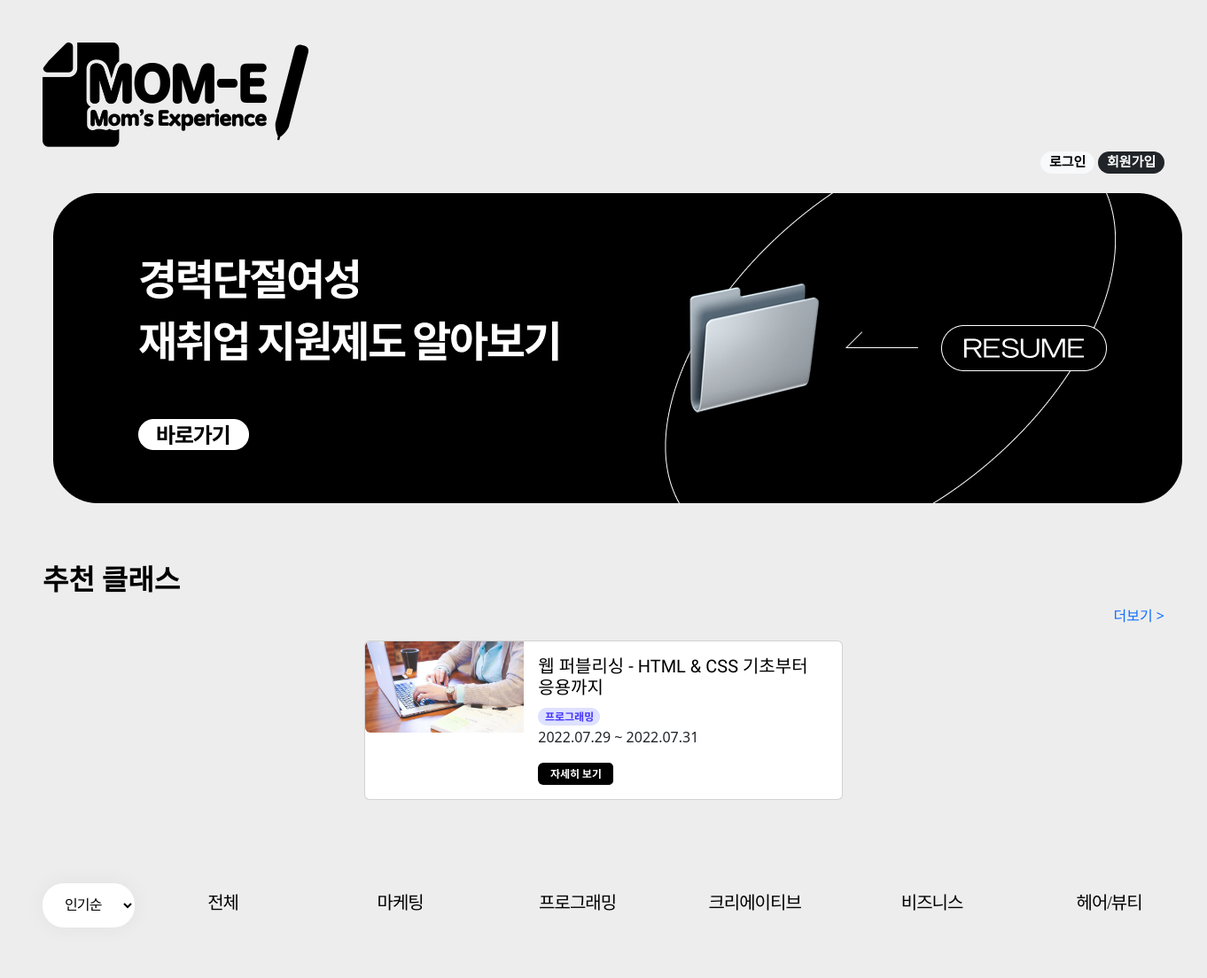
/ (upper part), run on an earlier commit of the app's database.
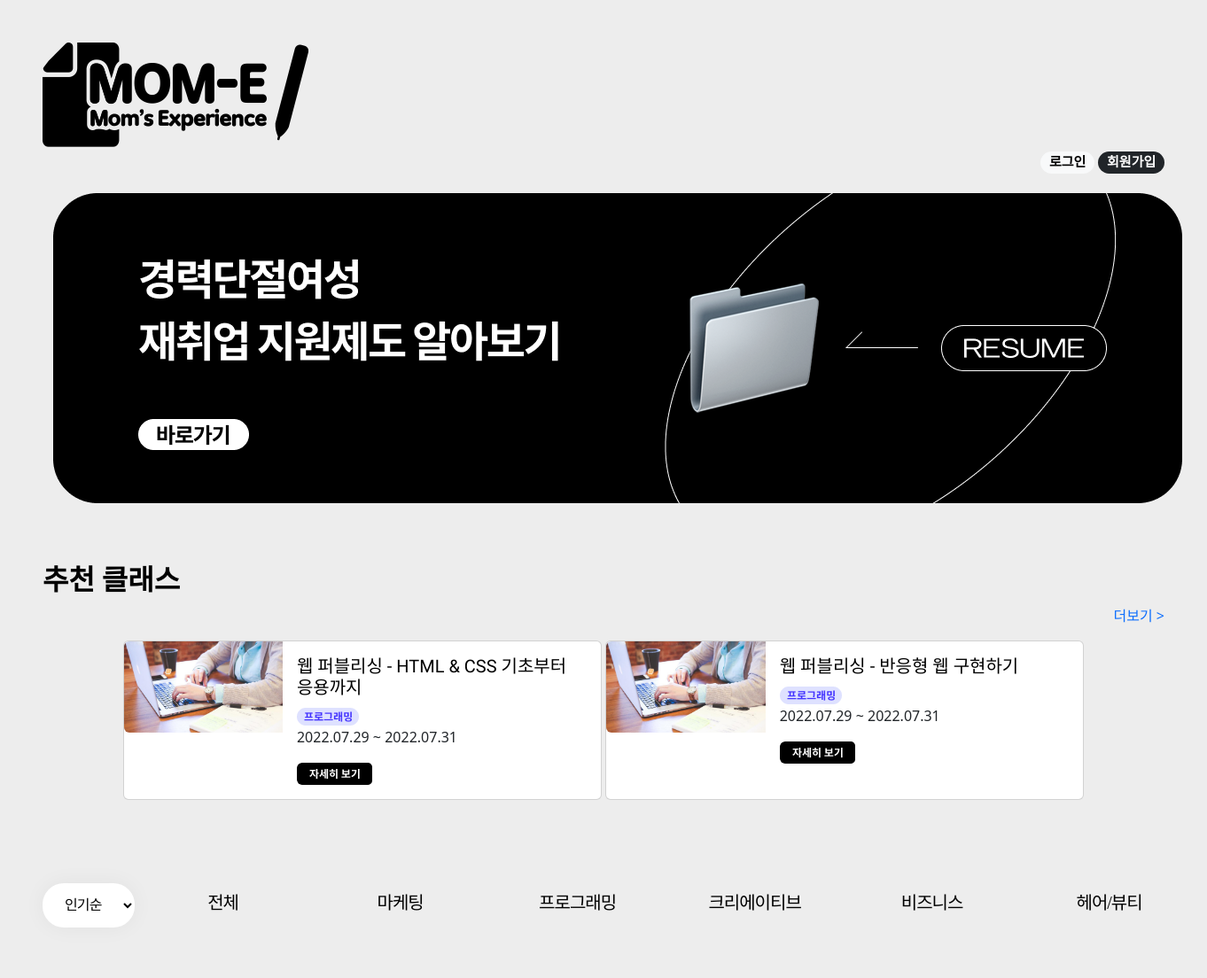
And on a later commit of the database.
### mom_eApp/models.py (models this page shows, shortened)
class Class(models.Model):
    image = models.ImageField(upload_to='classImages', blank=False)
    title = models.CharField(max_length=50)
    category = models.CharField(max_length=10, null=True)
    place = models.TextField()
    isFree = models.CharField(max_length=10, blank=True) #'유료'/'무료'
    class_start_time = models.DateTimeField()
    class_end_time = models.DateTimeField()
    content = models.TextField()
    class Meta:
        ordering = ['class_start_time'] #클래스 시작일이 촉박한 순으로 정렬

### mom_eApp/views.py (the view)
# urls.py: 2. Add a URL to urlpatterns:  path('', views.home, name='home')
def home(request):
    category = request.GET.get('category', None) #쿼리스트링 없어도 됨
    print(category)
    if request.user.is_authenticated:
        user_apply_list = Apply.objects.filter(user=request.user)[:2] # 2개만 조회
        user_class_list = []
        for apply in user_apply_list:
            item = get_object_or_404(Class, pk=apply.applyClass.id)
            user_class_list.append(item)
    else:
        user_class_list = Class.objects.all()[:2] # 마감 임박 2개만 조회
    if category is None:
        home_class_list = Class.objects.all()
    else:
        home_class_list = Class.objects.filter(category=category)
    return render(request, 'home.html', {'user_class_list': user_class_list, 'home_class_list': home_class_list, 'category': category})

### mom_eApp/templates/home.html (shortened to what this page needs)
{% load static %}
<!DOCTYPE html>
<html lang="en">
<head>
    <link href="https://cdn.jsdelivr.net/npm/bootstrap@5.2.0/dist/css/bootstrap.min.css" rel="stylesheet">
    <link rel="stylesheet" type="text/css" href="{% static 'css/home.css' %}">
</head>
<body>
    <header>
        <a href="{% url 'home' %}">
            <img src="{% static 'img/mome-logo.png' %}" alt="logo">
        </a>
        <div class="login-buttons">
            {% if request.user.is_authenticated %}<b>{{request.user.name}}</b>님, 오늘도 즐겁게 학습하세요! {% else %}
            <span class="badge rounded-pill text-bg-light">로그인</span>
            <span class="badge rounded-pill text-bg-dark">회원가입</span> {% endif %}
        </div>
    </header>
    <div class="home-banner">
        <a href="https://www.moel.go.kr/policy/policyinfo/woman/list9.do">
            <img src="{% static 'img/home-banner.png' %}" alt="home-banner">
        </a>
    </div>
    <div class="recommendation-header">
        {% if request.user.is_authenticated %}
        <h2>참여 예정 클래스</h2>
        {% else %}
        <h2>추천 클래스</h2>
        {% endif %}
        <div class="for_more">
            <a href="{% url 'home' %}" style="text-decoration: none;">
                <p>더보기 ></p>
            </a>
        </div>
    </div>
    <div class="recommendation">
        <div class="recommendation-contents">
            {% for user_class in user_class_list %}
            <div class="contents-2">
                <div class="card mb-3" style="max-width: 540px;">
                    <div class="row g-0">
                        <div class="col-md-4">
                            <img src="{% static 'img/programming.jpg' %}" class="img-fluid rounded-start" alt="contents-1">
                        </div>
                        <div class="col-md-8">
                            <div class="card-body">
                                <h5 class="card-title">{{user_class.title}}</h5>
                                <img src="{% static 'img/programming-pill.png'%}" class="img-fluid rounded-start" alt="contents-1">
                                <p>2022.07.29 ~ 2022.07.31</p>
                                <a href="{% url 'detail' user_class.id %}">
                                    <img src="{% static 'img/detail-pill.png' %}" class="img-fluid rounded-start" alt="contents-1">
                                </a>
                            </div>
                        </div>
                    </div>
                </div>
            </div>
            {% endfor %}
        </div>
    </div>
    <nav>
        <select name="rank" class="select">
        <option value="popular">인기순</option>
      </select>
        <ul class="nav-container">
            <li class="nav-name"><a href="{% url 'home' %}">전체</a></li>
            <li class="nav-name"><a href="?category=마케팅">마케팅</a></li>
            <li class="nav-name"><a href="?category=프로그래밍">프로그래밍</a></li>
            <li class="nav-name"><a href="?category=크리에이티브">크리에이티브</a></li>
            <li class="nav-name"><a href="?category=비즈니스">비즈니스</a></li>
            <li class="nav-name"><a href="?category=헤어/뷰티">헤어/뷰티</a></li>
        </ul>
    </nav>
    {% if category is None%}
    <div class="contents-view">
        <div class="contents-row1">
            <div class="row row-cols-1 row-cols-md-3 g-4">
            </div>
            <br/><br/><br/>
        </div><br/><br/><br/>
    </div>
    {% else %} &nbsp; &nbsp; &nbsp;&nbsp; &nbsp; &nbsp;헤어/뷰티 클래스는 아직 준비중입니다!<br><br> {% endif %}
</body>
</html>

### static/css/home.css (style rules this page uses)
body { background: #EDEDED; }
header { height: 150px; padding: 3rem; color: black; font-weight: bold; justify-content: space-between; align-items: center; font-family: 'Rubik', sans-serif; }
.login-buttons { text-align: right; font-size: 20px; }
.home-banner { text-align: center; padding: 5%; display: flex; justify-content: center; }
h2 { padding-left: 3rem; color: black; font-weight: bold; font-family: 'Do Hyeon', sans-serif; }
.for_more { font-weight: lighter; text-align: right; padding-right: 3rem; }
.recommendation-contents { width: 80%; margin: 10px auto; display: flex; justify-content: center; }
.contents-2 { float: right; width: 50%; box-sizing: border-box; display: flex; justify-content: center; }
.card-title { color: black; font-family: 'Do Hyeon', sans-serif; }
.contents-view { padding: 3rem; }
nav { padding-left: 3rem; padding-top: 5%; display: flex; }
.select { -o-appearance: none; -moz-appearance: none; height: 50px; border: none; text-align: center; font-family: "Noto Sans KR"; font-style: normal; font-weight: 400; padding-inline: 1.3rem; letter-spacing: -0.05em; background: #ffffff; box-shadow: 0px 0px 25px rgba(0, 0, 0, 0.05); border-radius: 24px; }
.nav-container { display: flex; justify-content: center; list-style: none; padding: 0; }
.nav-name { cursor: pointer; float: left; width: 200px; }
.nav-name a { display: block; text-align: center; padding: 0.5rem; font-family: "Noto Sans KR"; font-style: normal; font-weight: 400; font-size: 20px; line-height: 29px; text-decoration: none; letter-spacing: -0.05em; color: black; }

What changed in the data, as far as the page shows it:
added Class: title "웹 퍼블리싱 - 반응형 웹 구현하기"
